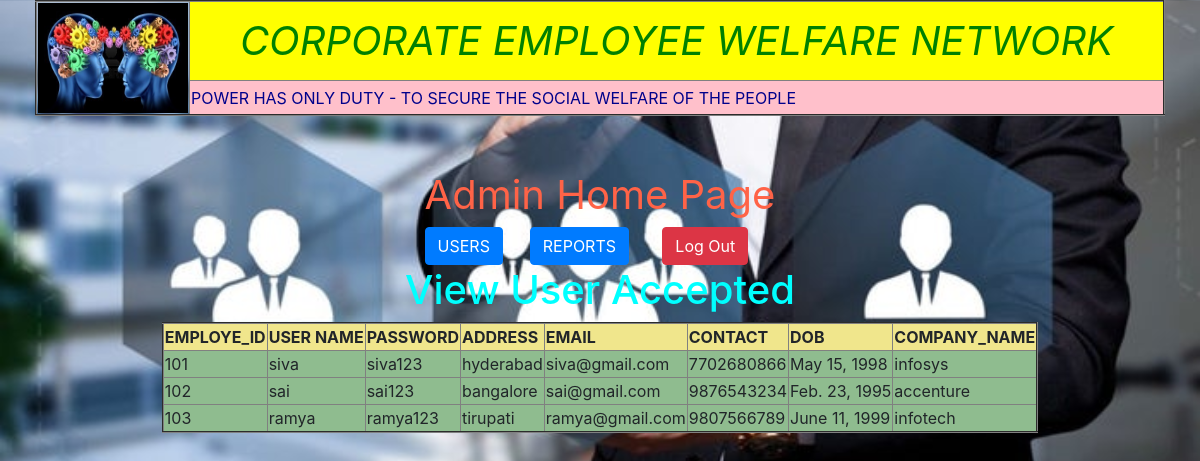
The page /show_accept/ on the database its author committed.
### app_wlfare/models.py (models this page shows)
class RegistrationModel(models.Model):
    idno=models.IntegerField(primary_key=True)
    name=models.CharField(max_length=30)
    pas=models.CharField(max_length=15)
    address=models.CharField(max_length=100)
    email=models.EmailField()
    con=models.IntegerField(unique=True)
    dob=models.DateField()
    companynam=models.CharField(max_length=40)
    status = models.CharField(max_length=30,default=False)

### app_wlfare/views.py (the view)
# urls.py: path('show_accept/',views.show_accept_user,name='show_accept'),
def show_accept_user(request):
    rm=RegistrationModel.objects.filter(status='accepted')
    return render(request,"accept_show.html",{"rm":rm})

### templates/accept_show.html
{% extends "adminhome.html" %}
{% block adminhome %}
    <h1 align="center"style="color:cyan">View User Accepted</h1>
    <table align="center"border="2"style="background-color: darkseagreen">
        <tr style="background-color: khaki">
           <th>EMPLOYE_ID</th>
           <th>USER NAME</th>
           <th>PASSWORD</th>
           <th>ADDRESS</th>
           <th>EMAIL</th>
           <th>CONTACT</th>
           <th>DOB</th>
           <th>COMPANY_NAME</th>
        </tr>
        {% for x in rm %}
            <tr>
            <td>{{ x.idno }}</td>
            <td>{{ x.name }}</td>
            <td>{{ x.pas }}</td>
            <td>{{ x.address }}</td>
            <td>{{ x.email }}</td>
            <td>{{ x.con}}</td>
            <td>{{ x.dob }}</td>
            <td>{{ x.companynam }}</td>
        </tr>
        {% endfor %}
    </table>
{% endblock %}

### app_wlfare/static/css/comon.css (style rules this page uses)
body { background-image: url("../images/welfare.JPEG"); background-size: 100%; }

### rows shown on the page
RegistrationModel: idno "101", name "siva", pas "siva123", address "hyderabad", email "siva@gmail.com", con "7702680866", dob "May 15, 1998", companynam "infosys"
RegistrationModel: idno "102", name "sai", pas "sai123", address "bangalore", email "sai@gmail.com", con "9876543234", dob "Feb. 23, 1995", companynam "accenture"
RegistrationModel: idno "103", name "ramya", pas "ramya123", address "tirupati", email "ramya@gmail.com", con "9807566789", dob "June 11, 1999", companynam "infotech"
